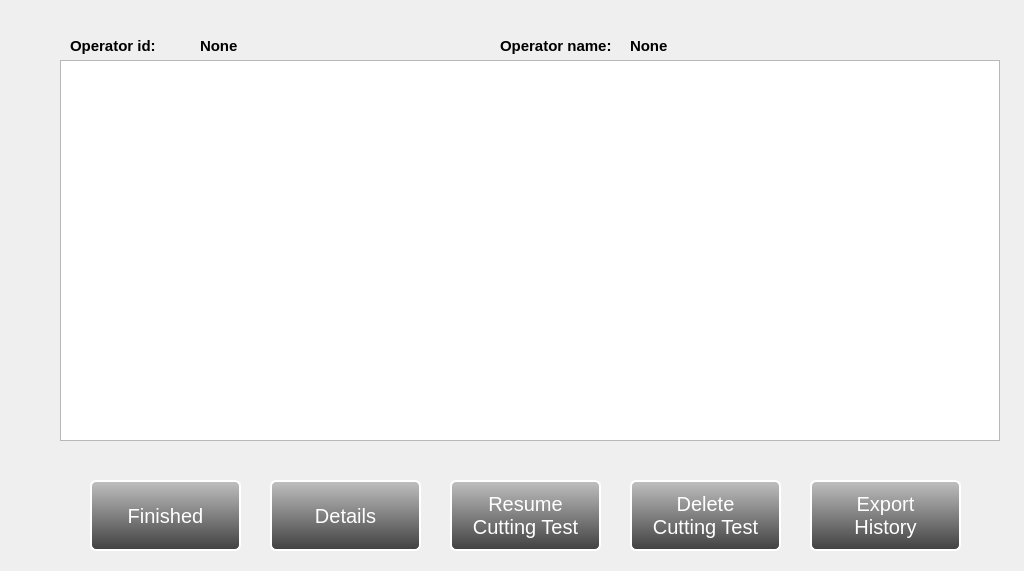
<?xml version="1.0" encoding="UTF-8"?>
<ui version="4.0">
 <class>CuttingTestHistory</class>
 <widget class="QWidget" name="CuttingTestHistory">
  <property name="geometry">
   <rect>
    <x>0</x>
    <y>0</y>
    <width>1024</width>
    <height>571</height>
   </rect>
  </property>
  <property name="windowTitle">
   <string>Form</string>
  </property>
  <widget class="QPushButton" name="butDetail">
   <property name="geometry">
    <rect>
     <x>270</x>
     <y>480</y>
     <width>151</width>
     <height>71</height>
    </rect>
   </property>
   <property name="sizePolicy">
    <sizepolicy hsizetype="Fixed" vsizetype="Fixed">
     <horstretch>0</horstretch>
     <verstretch>0</verstretch>
    </sizepolicy>
   </property>
   <property name="minimumSize">
    <size>
     <width>151</width>
     <height>71</height>
    </size>
   </property>
   <property name="maximumSize">
    <size>
     <width>151</width>
     <height>71</height>
    </size>
   </property>
   <property name="font">
    <font>
     <pointsize>15</pointsize>
    </font>
   </property>
   <property name="styleSheet">
    <string notr="true">QPushButton {
    margin: 0 0 0 0;
    color: white;
    background-color: qlineargradient(x1: 0, y1: 0, x2: 0, y2: 1,stop: 0 #c0c0c0, stop: 1 #404040);
    border-style: outset;
    border-radius: 6px;
    border-width: 2px;
    border-color: #ffffff;
}

QPushButton:pressed {
    margin: 0 0 0 0;
    color: black;
    background-color: qlineargradient(x1: 0, y1: 0, x2: 0, y2: 1,stop: 0 #ffffff, stop: 1 #d0d0d0);
    border-style: outset;
    border-radius: 6px;
    border-width: 2px;
    border-color: #000000;
}</string>
   </property>
   <property name="text">
    <string>Details</string>
   </property>
  </widget>
  <widget class="QPushButton" name="butResume">
   <property name="geometry">
    <rect>
     <x>450</x>
     <y>480</y>
     <width>151</width>
     <height>71</height>
    </rect>
   </property>
   <property name="sizePolicy">
    <sizepolicy hsizetype="Fixed" vsizetype="Fixed">
     <horstretch>0</horstretch>
     <verstretch>0</verstretch>
    </sizepolicy>
   </property>
   <property name="minimumSize">
    <size>
     <width>151</width>
     <height>71</height>
    </size>
   </property>
   <property name="maximumSize">
    <size>
     <width>151</width>
     <height>71</height>
    </size>
   </property>
   <property name="font">
    <font>
     <pointsize>15</pointsize>
    </font>
   </property>
   <property name="styleSheet">
    <string notr="true">QPushButton {
    margin: 0 0 0 0;
    color: white;
    background-color: qlineargradient(x1: 0, y1: 0, x2: 0, y2: 1,stop: 0 #c0c0c0, stop: 1 #404040);
    border-style: outset;
    border-radius: 6px;
    border-width: 2px;
    border-color: #ffffff;
}

QPushButton:pressed {
    margin: 0 0 0 0;
    color: black;
    background-color: qlineargradient(x1: 0, y1: 0, x2: 0, y2: 1,stop: 0 #ffffff, stop: 1 #d0d0d0);
    border-style: outset;
    border-radius: 6px;
    border-width: 2px;
    border-color: #000000;
}</string>
   </property>
   <property name="text">
    <string>Resume
Cutting Test</string>
   </property>
  </widget>
  <widget class="QPushButton" name="butDelete">
   <property name="geometry">
    <rect>
     <x>630</x>
     <y>480</y>
     <width>151</width>
     <height>71</height>
    </rect>
   </property>
   <property name="sizePolicy">
    <sizepolicy hsizetype="Fixed" vsizetype="Fixed">
     <horstretch>0</horstretch>
     <verstretch>0</verstretch>
    </sizepolicy>
   </property>
   <property name="minimumSize">
    <size>
     <width>151</width>
     <height>71</height>
    </size>
   </property>
   <property name="maximumSize">
    <size>
     <width>151</width>
     <height>71</height>
    </size>
   </property>
   <property name="font">
    <font>
     <pointsize>15</pointsize>
    </font>
   </property>
   <property name="styleSheet">
    <string notr="true">QPushButton {
    margin: 0 0 0 0;
    color: white;
    background-color: qlineargradient(x1: 0, y1: 0, x2: 0, y2: 1,stop: 0 #c0c0c0, stop: 1 #404040);
    border-style: outset;
    border-radius: 6px;
    border-width: 2px;
    border-color: #ffffff;
}

QPushButton:pressed {
    margin: 0 0 0 0;
    color: black;
    background-color: qlineargradient(x1: 0, y1: 0, x2: 0, y2: 1,stop: 0 #ffffff, stop: 1 #d0d0d0);
    border-style: outset;
    border-radius: 6px;
    border-width: 2px;
    border-color: #000000;
}</string>
   </property>
   <property name="text">
    <string>Delete
Cutting Test</string>
   </property>
  </widget>
  <widget class="QLabel" name="lblOperName">
   <property name="geometry">
    <rect>
     <x>500</x>
     <y>30</y>
     <width>121</width>
     <height>31</height>
    </rect>
   </property>
   <property name="font">
    <font>
     <pointsize>11</pointsize>
     <weight>75</weight>
     <bold>true</bold>
    </font>
   </property>
   <property name="styleSheet">
    <string notr="true">color: black;</string>
   </property>
   <property name="text">
    <string>Operator name:</string>
   </property>
  </widget>
  <widget class="QLabel" name="lblOperId">
   <property name="geometry">
    <rect>
     <x>70</x>
     <y>30</y>
     <width>121</width>
     <height>31</height>
    </rect>
   </property>
   <property name="font">
    <font>
     <pointsize>11</pointsize>
     <weight>75</weight>
     <bold>true</bold>
    </font>
   </property>
   <property name="styleSheet">
    <string notr="true">color: black;</string>
   </property>
   <property name="text">
    <string>Operator id:</string>
   </property>
  </widget>
  <widget class="QLabel" name="lblOperator">
   <property name="geometry">
    <rect>
     <x>630</x>
     <y>30</y>
     <width>291</width>
     <height>31</height>
    </rect>
   </property>
   <property name="font">
    <font>
     <pointsize>11</pointsize>
     <weight>75</weight>
     <bold>true</bold>
    </font>
   </property>
   <property name="styleSheet">
    <string notr="true">color: black;</string>
   </property>
   <property name="text">
    <string notr="true">None</string>
   </property>
  </widget>
  <widget class="QLabel" name="lblId">
   <property name="geometry">
    <rect>
     <x>200</x>
     <y>30</y>
     <width>291</width>
     <height>31</height>
    </rect>
   </property>
   <property name="font">
    <font>
     <pointsize>11</pointsize>
     <weight>75</weight>
     <bold>true</bold>
    </font>
   </property>
   <property name="styleSheet">
    <string notr="true">color: black;</string>
   </property>
   <property name="text">
    <string notr="true">None</string>
   </property>
  </widget>
  <widget class="QTableWidget" name="tblHistory">
   <property name="geometry">
    <rect>
     <x>60</x>
     <y>60</y>
     <width>940</width>
     <height>381</height>
    </rect>
   </property>
   <property name="sizePolicy">
    <sizepolicy hsizetype="Expanding" vsizetype="Expanding">
     <horstretch>0</horstretch>
     <verstretch>0</verstretch>
    </sizepolicy>
   </property>
   <property name="minimumSize">
    <size>
     <width>940</width>
     <height>371</height>
    </size>
   </property>
   <property name="maximumSize">
    <size>
     <width>940</width>
     <height>571</height>
    </size>
   </property>
   <property name="font">
    <font>
     <pointsize>10</pointsize>
    </font>
   </property>
   <property name="toolTip">
    <string notr="true"/>
   </property>
   <property name="styleSheet">
    <string notr="true">QTableWidget{
color: black;
}

QTableWidget::item{ 
selection-background-color: #55ffff;
 }</string>
   </property>
   <property name="horizontalScrollBarPolicy">
    <enum>Qt::ScrollBarAlwaysOff</enum>
   </property>
   <property name="editTriggers">
    <set>QAbstractItemView::NoEditTriggers</set>
   </property>
   <property name="selectionMode">
    <enum>QAbstractItemView::SingleSelection</enum>
   </property>
   <property name="selectionBehavior">
    <enum>QAbstractItemView::SelectRows</enum>
   </property>
   <attribute name="horizontalHeaderStretchLastSection">
    <bool>true</bool>
   </attribute>
   <attribute name="verticalHeaderCascadingSectionResizes">
    <bool>true</bool>
   </attribute>
   <attribute name="verticalHeaderDefaultSectionSize">
    <number>50</number>
   </attribute>
   <attribute name="verticalHeaderHighlightSections">
    <bool>false</bool>
   </attribute>
   <attribute name="verticalHeaderMinimumSectionSize">
    <number>50</number>
   </attribute>
   <attribute name="verticalHeaderStretchLastSection">
    <bool>true</bool>
   </attribute>
  </widget>
  <widget class="QPushButton" name="butHome">
   <property name="geometry">
    <rect>
     <x>90</x>
     <y>480</y>
     <width>151</width>
     <height>71</height>
    </rect>
   </property>
   <property name="sizePolicy">
    <sizepolicy hsizetype="Fixed" vsizetype="Fixed">
     <horstretch>0</horstretch>
     <verstretch>0</verstretch>
    </sizepolicy>
   </property>
   <property name="minimumSize">
    <size>
     <width>151</width>
     <height>71</height>
    </size>
   </property>
   <property name="maximumSize">
    <size>
     <width>151</width>
     <height>71</height>
    </size>
   </property>
   <property name="font">
    <font>
     <pointsize>15</pointsize>
    </font>
   </property>
   <property name="styleSheet">
    <string notr="true">QPushButton {
    margin: 0 0 0 0;
    color: white;
    background-color: qlineargradient(x1: 0, y1: 0, x2: 0, y2: 1,stop: 0 #c0c0c0, stop: 1 #404040);
    border-style: outset;
    border-radius: 6px;
    border-width: 2px;
    border-color: #ffffff;
}

QPushButton:pressed {
    margin: 0 0 0 0;
    color: black;
    background-color: qlineargradient(x1: 0, y1: 0, x2: 0, y2: 1,stop: 0 #ffffff, stop: 1 #d0d0d0);
    border-style: outset;
    border-radius: 6px;
    border-width: 2px;
    border-color: #000000;
}</string>
   </property>
   <property name="text">
    <string>Finished</string>
   </property>
  </widget>
  <widget class="QPushButton" name="butExportHistory">
   <property name="geometry">
    <rect>
     <x>810</x>
     <y>480</y>
     <width>151</width>
     <height>71</height>
    </rect>
   </property>
   <property name="sizePolicy">
    <sizepolicy hsizetype="Fixed" vsizetype="Fixed">
     <horstretch>0</horstretch>
     <verstretch>0</verstretch>
    </sizepolicy>
   </property>
   <property name="minimumSize">
    <size>
     <width>151</width>
     <height>71</height>
    </size>
   </property>
   <property name="maximumSize">
    <size>
     <width>151</width>
     <height>71</height>
    </size>
   </property>
   <property name="font">
    <font>
     <pointsize>15</pointsize>
    </font>
   </property>
   <property name="styleSheet">
    <string notr="true">QPushButton {
    margin: 0 0 0 0;
    color: white;
    background-color: qlineargradient(x1: 0, y1: 0, x2: 0, y2: 1,stop: 0 #c0c0c0, stop: 1 #404040);
    border-style: outset;
    border-radius: 6px;
    border-width: 2px;
    border-color: #ffffff;
}

QPushButton:pressed {
    margin: 0 0 0 0;
    color: black;
    background-color: qlineargradient(x1: 0, y1: 0, x2: 0, y2: 1,stop: 0 #ffffff, stop: 1 #d0d0d0);
    border-style: outset;
    border-radius: 6px;
    border-width: 2px;
    border-color: #000000;
}</string>
   </property>
   <property name="text">
    <string>Export
History</string>
   </property>
  </widget>
  <widget class="QLabel" name="lblUserInfo">
   <property name="geometry">
    <rect>
     <x>60</x>
     <y>450</y>
     <width>941</width>
     <height>31</height>
    </rect>
   </property>
   <property name="font">
    <font>
     <pointsize>12</pointsize>
     <weight>75</weight>
     <bold>true</bold>
    </font>
   </property>
   <property name="text">
    <string/>
   </property>
   <property name="alignment">
    <set>Qt::AlignLeading|Qt::AlignLeft|Qt::AlignVCenter</set>
   </property>
  </widget>
 </widget>
 <resources/>
 <connections/>
</ui>
